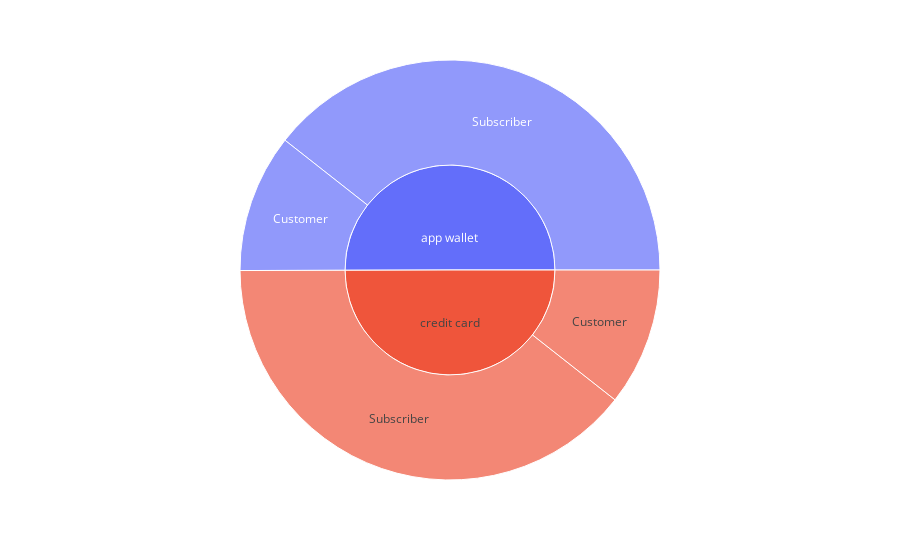

Source (notebook cell):
### Code cell
px.sunburst(P_PAY,path=['PAY TYPE','USER TYPE'],values='COUNT')

### Figure 1 — Plotly figure (JSON) as saved in the notebook; plotly's stock layout.template omitted (floating-point values rounded to 4 significant figures)
{"data": [{"branchvalues": "total", "domain": {"x": [0, 1], "y": [0, 1]}, "hovertemplate": "labels=%{label}<br>COUNT=%{value}<br>parent=%{parent}<br>id=%{id}<extra></extra>", "ids": ["app wallet/Customer", "credit card/Customer", "app wallet/Subscriber", "credit card/Subscriber", "app wallet", "credit card"], "labels": ["Customer", "Customer", "Subscriber", "Subscriber", "app wallet", "credit card"], "name": "", "parents": ["app wallet", "credit card", "app wallet", "credit card", "", ""], "type": "sunburst", "values": [55334, 55136, 204727, 204503, 260061, 259639]}], "layout": {"legend": {"tracegroupgap": 0}, "margin": {"t": 60}}}
